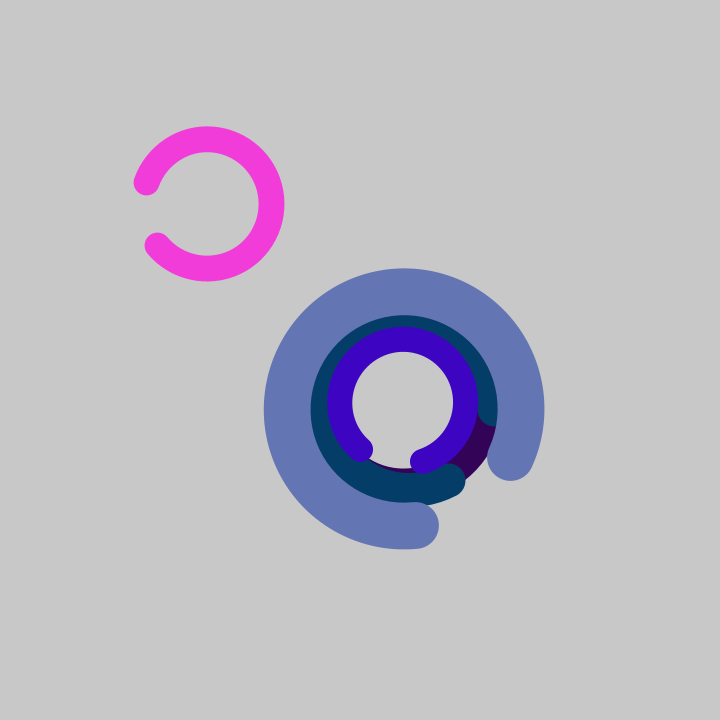
Frame 1 (no input)
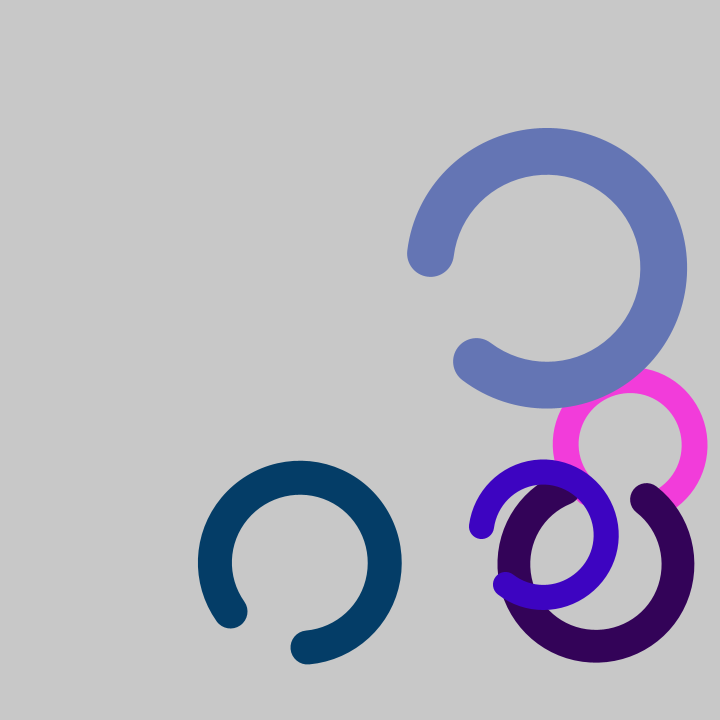
Frame 60 (the mouse pressed at the canvas centre just before this capture)
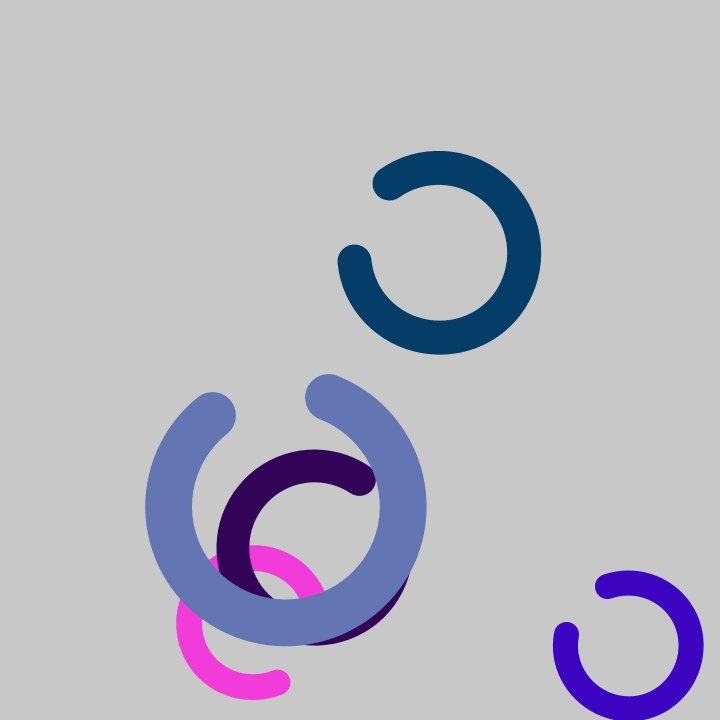
Frame 120 (the mouse held since frame 60 and released just before this capture)

The Processing sketch that drew these frames (run headless with seeded random() and noise(); from frame 60 on, the mouse is pressed at the canvas centre):

// Processing sketch: dancingCs
// ── dancingCs.pde
DancingC c1; // c1 is the instance of the DancingC class
DancingC c2;
DancingC c3;
DancingC c4;
DancingC c5;

void setup(){
  size(720,720);
  
  c1 = new DancingC(200,200); // new instantiates an instance of Dancing
  // basically this calls the constructor
  
                   // x, y
  c2 = new DancingC(400,400);
  c3 = new DancingC(400,400);
  c4 = new DancingC(400,400);
  c5 = new DancingC(400,400);
}

void draw(){
  background(200);
  c1.update();
  c2.update();
  c3.update();
  c4.update();
  c5.update();
  c1.drawSelf(); // dot allows access to class methods
  c2.drawSelf();
  c3.drawSelf();
  c4.drawSelf();
  c5.drawSelf();
}

// ── DancingC.pde
class DancingC { // class block of code

  float x; // variables aka fields for the class
  float y;
  
  float x_speed;
  float y_speed;
  
  float r; // red 0-255
  float g; // green
  float b; // blue
  
  float diameter;
  
  float rotation;
  float rotation_speed;
  
  DancingC(float _x, float _y){ // constructor (initialize variables, like setup)
    x = _x;
    y = _y;
    
    x_speed = random(2,10);
    y_speed = random(2,10);
    
    r = random(255);
    g = random(255);
    b = random(255);
    
    diameter = random(50, 300);
    
    rotation = random(TWO_PI); // 0 -> TWO_PI
    rotation_speed = 0.05*random(PI);
  }
  
  void update(){
    x += x_speed;
    y += y_speed;
    
    if (x > width - diameter*0.5){
      x = width - diameter*0.5;
      x_speed *= -1;
    }
    if (x < diameter*0.5){
      x = diameter*0.5;
      x_speed *= -1;
    }
    if (y > height - diameter*0.5){
       y = height - diameter*0.5; 
       y_speed *= -1;
    }
    if (y < diameter*0.5){
      y = diameter*0.5;
      y_speed *= -1;
    }
    
    rotation += rotation_speed;
  }
  
  void drawSelf(){
    strokeWeight(diameter*0.2);
    stroke(r,g,b);
    noFill();
    pushMatrix();
    translate(x,y);
    rotate(rotation);
    arc(0,0, diameter, diameter, PI/6.0, PI/6.0 + (TWO_PI - PI/3.0));
    popMatrix();
    //ellipse(x,y, diameter,diameter);
  }
}
